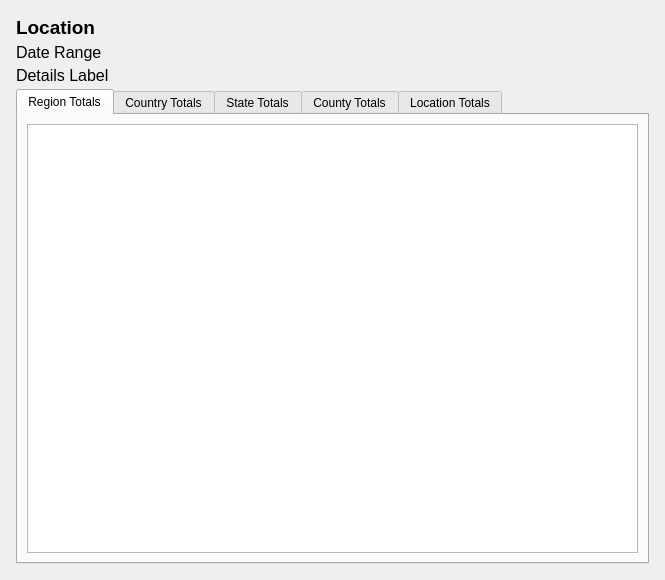
<?xml version="1.0" encoding="UTF-8"?>
<ui version="4.0">
 <class>frmLocationTotals</class>
 <widget class="QWidget" name="frmLocationTotals">
  <property name="geometry">
   <rect>
    <x>0</x>
    <y>0</y>
    <width>665</width>
    <height>580</height>
   </rect>
  </property>
  <property name="sizePolicy">
   <sizepolicy hsizetype="Preferred" vsizetype="Preferred">
    <horstretch>0</horstretch>
    <verstretch>0</verstretch>
   </sizepolicy>
  </property>
  <property name="windowTitle">
   <string>Location Totals</string>
  </property>
  <property name="windowIcon">
   <iconset resource="icons.qrc">
    <normaloff>:/icon_locationtotals.png</normaloff>:/icon_locationtotals.png</iconset>
  </property>
  <layout class="QVBoxLayout" name="verticalLayout_7">
   <item>
    <widget class="QScrollArea" name="scrollArea">
     <property name="frameShape">
      <enum>QFrame::NoFrame</enum>
     </property>
     <property name="frameShadow">
      <enum>QFrame::Plain</enum>
     </property>
     <property name="widgetResizable">
      <bool>true</bool>
     </property>
     <widget class="QWidget" name="scrollAreaWidgetContents">
      <property name="geometry">
       <rect>
        <x>0</x>
        <y>0</y>
        <width>647</width>
        <height>562</height>
       </rect>
      </property>
      <layout class="QVBoxLayout" name="verticalLayout">
       <property name="spacing">
        <number>4</number>
       </property>
       <property name="leftMargin">
        <number>5</number>
       </property>
       <property name="topMargin">
        <number>5</number>
       </property>
       <property name="rightMargin">
        <number>5</number>
       </property>
       <property name="bottomMargin">
        <number>5</number>
       </property>
       <item>
        <widget class="QLabel" name="lblLocation">
         <property name="sizePolicy">
          <sizepolicy hsizetype="Expanding" vsizetype="Preferred">
           <horstretch>0</horstretch>
           <verstretch>0</verstretch>
          </sizepolicy>
         </property>
         <property name="font">
          <font>
           <pointsize>14</pointsize>
           <weight>75</weight>
           <bold>true</bold>
          </font>
         </property>
         <property name="text">
          <string>Location</string>
         </property>
        </widget>
       </item>
       <item>
        <widget class="QLabel" name="lblDateRange">
         <property name="sizePolicy">
          <sizepolicy hsizetype="Expanding" vsizetype="Preferred">
           <horstretch>0</horstretch>
           <verstretch>0</verstretch>
          </sizepolicy>
         </property>
         <property name="font">
          <font>
           <pointsize>12</pointsize>
           <weight>50</weight>
           <bold>false</bold>
          </font>
         </property>
         <property name="text">
          <string>Date Range</string>
         </property>
        </widget>
       </item>
       <item>
        <widget class="QLabel" name="lblDetails">
         <property name="sizePolicy">
          <sizepolicy hsizetype="Expanding" vsizetype="Preferred">
           <horstretch>0</horstretch>
           <verstretch>0</verstretch>
          </sizepolicy>
         </property>
         <property name="font">
          <font>
           <pointsize>12</pointsize>
           <weight>50</weight>
           <bold>false</bold>
          </font>
         </property>
         <property name="text">
          <string>Details Label</string>
         </property>
        </widget>
       </item>
       <item>
        <widget class="QTabWidget" name="tabLocationTotals">
         <property name="currentIndex">
          <number>0</number>
         </property>
         <widget class="QWidget" name="tabRegionTotals">
          <attribute name="title">
           <string>Region Totals</string>
          </attribute>
          <layout class="QVBoxLayout" name="verticalLayout_6">
           <item>
            <widget class="QTableWidget" name="tblRegionTotals">
             <property name="sizePolicy">
              <sizepolicy hsizetype="Expanding" vsizetype="Expanding">
               <horstretch>0</horstretch>
               <verstretch>0</verstretch>
              </sizepolicy>
             </property>
             <property name="contextMenuPolicy">
              <enum>Qt::ActionsContextMenu</enum>
             </property>
             <property name="frameShape">
              <enum>QFrame::StyledPanel</enum>
             </property>
             <property name="horizontalScrollBarPolicy">
              <enum>Qt::ScrollBarAlwaysOff</enum>
             </property>
             <property name="editTriggers">
              <set>QAbstractItemView::NoEditTriggers</set>
             </property>
             <property name="sortingEnabled">
              <bool>true</bool>
             </property>
             <attribute name="horizontalHeaderVisible">
              <bool>false</bool>
             </attribute>
             <attribute name="horizontalHeaderHighlightSections">
              <bool>false</bool>
             </attribute>
             <attribute name="verticalHeaderVisible">
              <bool>false</bool>
             </attribute>
             <attribute name="verticalHeaderHighlightSections">
              <bool>false</bool>
             </attribute>
            </widget>
           </item>
          </layout>
         </widget>
         <widget class="QWidget" name="tab">
          <attribute name="title">
           <string>Country Totals</string>
          </attribute>
          <layout class="QVBoxLayout" name="verticalLayout_2">
           <item>
            <widget class="QTableWidget" name="tblCountryTotals">
             <property name="sizePolicy">
              <sizepolicy hsizetype="Expanding" vsizetype="Expanding">
               <horstretch>0</horstretch>
               <verstretch>0</verstretch>
              </sizepolicy>
             </property>
             <property name="contextMenuPolicy">
              <enum>Qt::ActionsContextMenu</enum>
             </property>
             <property name="frameShape">
              <enum>QFrame::StyledPanel</enum>
             </property>
             <property name="horizontalScrollBarPolicy">
              <enum>Qt::ScrollBarAlwaysOff</enum>
             </property>
             <property name="editTriggers">
              <set>QAbstractItemView::NoEditTriggers</set>
             </property>
             <property name="sortingEnabled">
              <bool>true</bool>
             </property>
             <attribute name="horizontalHeaderVisible">
              <bool>false</bool>
             </attribute>
             <attribute name="horizontalHeaderHighlightSections">
              <bool>false</bool>
             </attribute>
             <attribute name="verticalHeaderVisible">
              <bool>false</bool>
             </attribute>
             <attribute name="verticalHeaderHighlightSections">
              <bool>false</bool>
             </attribute>
            </widget>
           </item>
          </layout>
         </widget>
         <widget class="QWidget" name="tab_3">
          <attribute name="title">
           <string>State Totals</string>
          </attribute>
          <layout class="QVBoxLayout" name="verticalLayout_3">
           <item>
            <widget class="QTableWidget" name="tblStateTotals">
             <property name="sizePolicy">
              <sizepolicy hsizetype="Expanding" vsizetype="Expanding">
               <horstretch>0</horstretch>
               <verstretch>0</verstretch>
              </sizepolicy>
             </property>
             <property name="contextMenuPolicy">
              <enum>Qt::ActionsContextMenu</enum>
             </property>
             <property name="horizontalScrollBarPolicy">
              <enum>Qt::ScrollBarAlwaysOff</enum>
             </property>
             <property name="editTriggers">
              <set>QAbstractItemView::NoEditTriggers</set>
             </property>
             <property name="sortingEnabled">
              <bool>true</bool>
             </property>
             <attribute name="horizontalHeaderVisible">
              <bool>false</bool>
             </attribute>
             <attribute name="horizontalHeaderShowSortIndicator" stdset="0">
              <bool>true</bool>
             </attribute>
             <attribute name="verticalHeaderVisible">
              <bool>false</bool>
             </attribute>
             <attribute name="verticalHeaderHighlightSections">
              <bool>false</bool>
             </attribute>
             <attribute name="verticalHeaderShowSortIndicator" stdset="0">
              <bool>false</bool>
             </attribute>
             <attribute name="verticalHeaderStretchLastSection">
              <bool>false</bool>
             </attribute>
            </widget>
           </item>
          </layout>
         </widget>
         <widget class="QWidget" name="tab_4">
          <attribute name="title">
           <string>County Totals</string>
          </attribute>
          <layout class="QVBoxLayout" name="verticalLayout_4">
           <item>
            <widget class="QTableWidget" name="tblCountyTotals">
             <property name="sizePolicy">
              <sizepolicy hsizetype="Expanding" vsizetype="Expanding">
               <horstretch>0</horstretch>
               <verstretch>0</verstretch>
              </sizepolicy>
             </property>
             <property name="contextMenuPolicy">
              <enum>Qt::ActionsContextMenu</enum>
             </property>
             <property name="horizontalScrollBarPolicy">
              <enum>Qt::ScrollBarAlwaysOff</enum>
             </property>
             <property name="editTriggers">
              <set>QAbstractItemView::NoEditTriggers</set>
             </property>
             <property name="sortingEnabled">
              <bool>true</bool>
             </property>
             <attribute name="horizontalHeaderVisible">
              <bool>false</bool>
             </attribute>
             <attribute name="horizontalHeaderShowSortIndicator" stdset="0">
              <bool>true</bool>
             </attribute>
             <attribute name="verticalHeaderVisible">
              <bool>false</bool>
             </attribute>
             <attribute name="verticalHeaderHighlightSections">
              <bool>false</bool>
             </attribute>
             <attribute name="verticalHeaderShowSortIndicator" stdset="0">
              <bool>false</bool>
             </attribute>
             <attribute name="verticalHeaderStretchLastSection">
              <bool>false</bool>
             </attribute>
            </widget>
           </item>
          </layout>
         </widget>
         <widget class="QWidget" name="tab_2">
          <attribute name="title">
           <string>Location Totals</string>
          </attribute>
          <layout class="QVBoxLayout" name="verticalLayout_5">
           <item>
            <widget class="QTableWidget" name="tblLocationTotals">
             <property name="sizePolicy">
              <sizepolicy hsizetype="Expanding" vsizetype="Expanding">
               <horstretch>0</horstretch>
               <verstretch>0</verstretch>
              </sizepolicy>
             </property>
             <property name="contextMenuPolicy">
              <enum>Qt::ActionsContextMenu</enum>
             </property>
             <property name="horizontalScrollBarPolicy">
              <enum>Qt::ScrollBarAlwaysOff</enum>
             </property>
             <property name="editTriggers">
              <set>QAbstractItemView::NoEditTriggers</set>
             </property>
             <property name="sortingEnabled">
              <bool>true</bool>
             </property>
             <attribute name="horizontalHeaderVisible">
              <bool>false</bool>
             </attribute>
             <attribute name="horizontalHeaderShowSortIndicator" stdset="0">
              <bool>true</bool>
             </attribute>
             <attribute name="verticalHeaderVisible">
              <bool>false</bool>
             </attribute>
             <attribute name="verticalHeaderHighlightSections">
              <bool>false</bool>
             </attribute>
             <attribute name="verticalHeaderShowSortIndicator" stdset="0">
              <bool>false</bool>
             </attribute>
             <attribute name="verticalHeaderStretchLastSection">
              <bool>false</bool>
             </attribute>
            </widget>
           </item>
          </layout>
         </widget>
        </widget>
       </item>
      </layout>
     </widget>
    </widget>
   </item>
  </layout>
  <action name="actionSetLocationFilter">
   <property name="text">
    <string>Set Filter to Location</string>
   </property>
  </action>
  <action name="actionSetCountryFilter">
   <property name="text">
    <string>Set Filter to Country</string>
   </property>
  </action>
  <action name="actionSetStateFilter">
   <property name="text">
    <string>Set Filter to State</string>
   </property>
  </action>
  <action name="actionSetCountyFilter">
   <property name="text">
    <string>Set Filter to County</string>
   </property>
  </action>
 </widget>
 <resources>
  <include location="icons.qrc"/>
 </resources>
 <connections/>
</ui>
